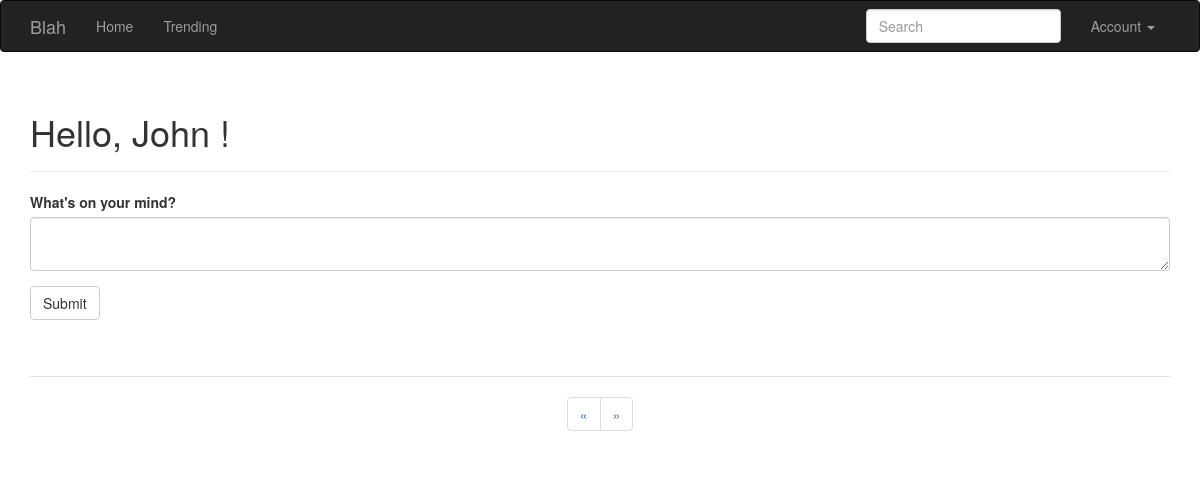
Before: /?page=2 (signed in) with the older database file.
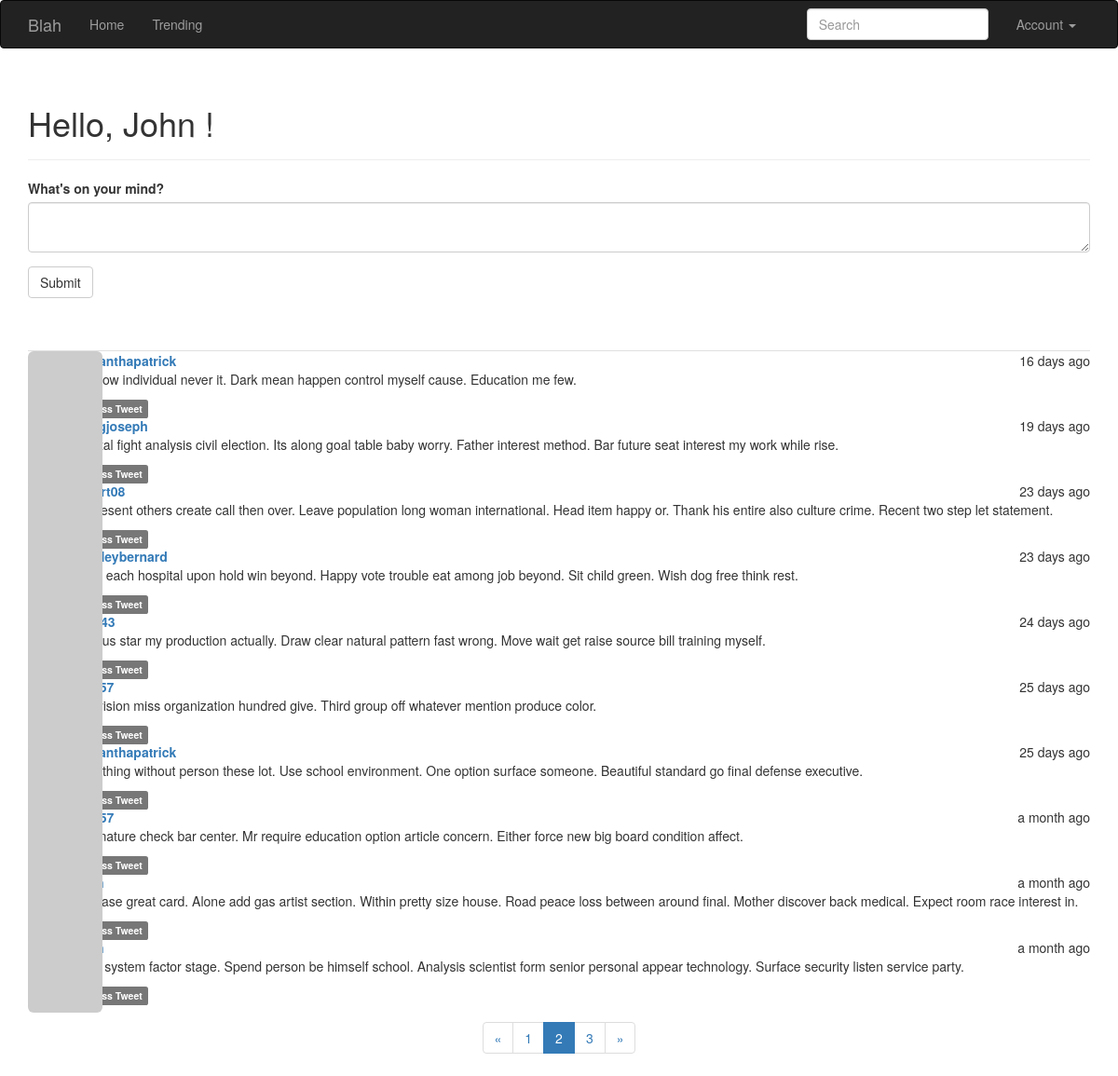
After: the same page with the newer database file.
### app/models.py (models this page shows, shortened)
class User(UserMixin, db.Model):
    __tablename__ = 'users'
    id = db.Column(db.Integer, primary_key=True)
    email = db.Column(db.String(64), unique=True, index=True)
    username = db.Column(db.String(64), unique=True, index=True)
    role_id = db.Column(db.Integer, db.ForeignKey('roles.id'))
    password_hash = db.Column(db.String(128))
    confirmed = db.Column(db.Boolean, default=False)
    name = db.Column(db.String(64))
    location = db.Column(db.String(64))
    about_me = db.Column(db.Text())
    member_since = db.Column(db.DateTime(), default=datetime.utcnow)
    last_seen = db.Column(db.DateTime(), default=datetime.utcnow)
    avatar_hash = db.Column(db.String(32))
    posts = db.relationship('Post', backref='author', lazy='dynamic')
    followed = db.relationship('Follow',
                               foreign_keys=[Follow.follower_id],
                               backref=db.backref('follower', lazy='joined'),
                               lazy='dynamic',
                               cascade='all, delete-orphan')
    followers = db.relationship('Follow',
                                foreign_keys=[Follow.followed_id],
                                backref=db.backref('followed', lazy='joined'),
                                lazy='dynamic',
                                cascade='all, delete-orphan')
    @property
    def password(self):
        raise AttributeError('Password is not a readable attribute')
    @property
    def followed_posts(self):
                return Post.query.join(Follow, Follow.followed_id == Post.author_id).filter(Follow.follower_id == self.id)
    def ping(self):
        self.last_seen = datetime.utcnow()
        db.session.add(self)
    def can(self, perm):
        return self.role is not None and self.role.has_permission(perm)
    def gravatar(self, size=100, default='identicon', rating='g'):
        if request.is_secure:
            url = 'https://secure.gravatar.com/avatar'
        else:
            url = 'https://www.gravatar.com/avatar'
        hash = hashlib.md5(self.email.lower().encode('utf-8')).hexdigest()
        return '{url}/{hash}?s={size}&d={default}&r={rating}'.format(
            url=url, hash=hash, size=size, default=default, rating=rating)

class SearchableMixin(object):
    @classmethod
    def before_commit(cls, session):
        session._changes = {
            'add': list(session.new),
            'update': list(session.dirty),
            'delete': list(session.deleted)
        }
    @classmethod
    def after_commit(cls, session):
        for obj in session._changes['add']:
            if isinstance(obj, SearchableMixin):
                add_to_index(obj.__tablename__, obj)
        for obj in session._changes['update']:
            if isinstance(obj, SearchableMixin):
                add_to_index(obj.__tablename__, obj)
        for obj in session._changes['delete']:
            if isinstance(obj, SearchableMixin):
                remove_from_index(obj.__tablename__, obj)
        session._changes = None

class Post(SearchableMixin,db.Model):
    __searchable__ = ['body']
    __tablename__ = 'posts'
    id = db.Column(db.Integer, primary_key=True)
    body = db.Column(db.Text)
    body_html = db.Column(db.Text)
    timestamp = db.Column(db.DateTime, index=True, default=datetime.utcnow)
    author_id = db.Column(db.Integer, db.ForeignKey('users.id'))

### app/main/views.py (the view)
@main.route('/', methods=['GET', 'POST'])
@login_required
def index():
    form = PostForm()
    if current_user.can(Permission.WRITE) and form.validate_on_submit():
        post = Post(body=form.body.data, author=current_user._get_current_object())
        db.session.add(post)
        db.session.commit()
        return redirect(url_for('.index'))
    page = request.args.get('page', 1, type=int)
    show_followed = False
    show_followed = bool(request.cookies.get('show_followed', ''))
    query = current_user.followed_posts
    pagination = query.order_by(Post.timestamp.desc()).paginate(
        page, per_page=current_app.config['POSTS_PER_PAGE'],
        error_out=False)
    posts = pagination.items
    return render_template('index.html', form=form, posts=posts,
                           show_followed=show_followed, pagination=pagination)

### app/main/forms.py
class SearchForm(FlaskForm):
    q = StringField(_l('Search'), validators=[DataRequired()])
    def __init__(self, *args, **kwargs):
        if 'formdata' not in kwargs:
            kwargs['formdata'] = request.args
        if 'csrf_enabled' not in kwargs:
            kwargs['csrf_enabled'] = False
        super(SearchForm, self).__init__(*args, **kwargs)

class PostForm(FlaskForm):
    body = PageDownField("What's on your mind?", validators=[DataRequired()])
    submit = SubmitField('Submit')

### app/auth/views.py (called while the page is built)
@auth.before_app_request
def before_request():
    if current_user.is_authenticated:
        current_user.ping()
        if not current_user.confirmed \
                and request.endpoint \
                and request.blueprint != 'auth' \
                and request.endpoint != 'static':
            return redirect(url_for('auth.unconfirmed'))

### app/main/__init__.py (called while the page is built)
@main.app_context_processor
def inject_permissions():
    return dict(Permission=Permission)

### app/main/views.py (called while the page is built)
@main.before_app_request
def before_request():
    current_user.last_seen = datetime.utcnow()
    db.session.commit()
    g.search_form = SearchForm()
    g.locale = str(get_locale())

### app/models.py (called while the page is built)
@login_manager.user_loader
def load_user(user_id):
    return User.query.get(int(user_id))

    def has_permission(self, perm):
        return self.permissions & perm == perm

### app/templates/index.html (shortened to what this page needs)
{% extends "base.html" %}
{% import "bootstrap/wtf.html" as wtf %}
{% import "macros.html" as macros %}
{% block page_content %}
<div class="page-header">
    <h1>Hello,
        {% if current_user.is_authenticated %}
          {{ current_user.username }}
        {% else %}
          Stranger
        {% endif %}!
    </h1>
</div>
<div>
    {% if current_user.can(Permission.WRITE) %}
    {{ wtf.quick_form(form) }}
    {% endif %}
</div>
{% include 'templatePosts.html' %}
{% if pagination %}
<div class="text-center">
    {{ macros.pagination_widget(pagination, '.index') }}
</div>
{% endif %}
{% endblock %}

### app/templates/base.html (shortened to what this page needs)
{% extends "bootstrap/base.html" %}
{% block head %}
{{ super() }}
<link rel="stylesheet" type="text/css" href="{{ url_for('static', filename='styles.css') }}">
{% endblock %}
{% block navbar %}
<div class="navbar navbar-inverse" role="navigation">
    <div class="container">
        <div class="navbar-header">
            <a class="navbar-brand" href="{{ url_for('main.index') }}">Blah</a>
        </div>
        <div class="navbar-collapse collapse">
            <ul class="nav navbar-nav">
              {% if current_user.is_authenticated %}
                <li><a href="{{ url_for('main.index') }}">Home</a></li>
              {% endif %}
                <li><a href="{{ url_for('main.trending') }}">Trending</a></li>
            </ul>
            <ul class="nav navbar-nav navbar-right">
              <form class="navbar-form navbar-left" method="get"
                      action="{{ url_for('main.search') }}">
                  <div class="form-group">
                      {{ g.search_form.q(size=20, class='form-control',
                          placeholder=g.search_form.q.label.text) }}
                  </div>
              </form>
                {% if current_user.is_authenticated %}
                <li class="dropdown">
                    <a href="#" class="dropdown-toggle" data-toggle="dropdown">Account <b class="caret"></b></a>
                </li>
                {% else %}
                <li><a href="{{ url_for('auth.login') }}">Log In</a></li>
                {% endif %}
            </ul>
        </div>
    </div>
</div>
{% endblock %}
{% block content %}
<div class="container">
    {% block page_content %}{% endblock %}
</div>
{% endblock %}

### app/templates/macros.html
{% macro pagination_widget(pagination, endpoint) %}
<ul class="pagination" >
    <li{% if not pagination.has_prev %} class="disabled"{% endif %}>
        <a href="{% if pagination.has_prev %}{{ url_for(endpoint, page=pagination.prev_num, **kwargs) }}{% else %}#{% endif %}">
            &laquo;
        </a>
    </li>
    {% for p in pagination.iter_pages() %}
        {% if p %}
            {% if p == pagination.page %}
            <li class="active">
                <a href="{{ url_for(endpoint, page = p, **kwargs) }}">{{ p }}</a>
            </li>
            {% else %}
            <li>
                <a href="{{ url_for(endpoint, page = p, **kwargs) }}">{{ p }}</a>
            </li>
            {% endif %}
        {% else %}
        <li class="disabled"><a href="#">&hellip;</a></li>
        {% endif %}
    {% endfor %}
    <li{% if not pagination.has_next %} class="disabled"{% endif %} >
        <a href="{% if pagination.has_next %}{{ url_for(endpoint, page=pagination.next_num, **kwargs) }}{% else %}#{% endif %}">
            &raquo;
        </a>
    </li>
</ul>
{% endmacro %}

### app/templates/templatePosts.html
<br><br>
<ul class="posts">
    {% for post in posts %}
    <li class="list-unstyled">
        <div class="post-thumbnail" >
            <a href="{{ url_for('.user', username=post.author.username) }}">
                <img class="img-rounded profile-thumbnail" src="{{ post.author.gravatar(size=40) }}">
            </a>
        </div>
        <div class="post-content">
            <div class="post-date">{{ moment(post.timestamp).fromNow() }}</div>
            <div class="post-author"><a href="{{ url_for('.user', username=post.author.username) }}">{{ post.author.username }}</a></div>
            <div class="post-body">
              {% if post.body_html %}
                {{ post.body_html | safe }}
              {% else %}
                {{ post.body }}
              {% endif %}
            </div>
            <div class="post-footer">
                <a href="{{ url_for('.post', id=post.id) }}">
                    <span class="label label-default">Access Tweet</span>
                </a>
            </div>
        </div>
    </li>
    {% endfor %}
</ul>

### app/static/styles.css (style rules this page uses)
.profile-thumbnail { position: absolute; }
ul.posts { list-style-type: none; padding: 0px; margin: 16px 0px 0px 0px; border-top: 1px solid #e0e0e0; }
div.post-date { float: right; }
div.post-author { font-weight: bold; }
div.post-thumbnail { position: absolute; }
div.post-content { margin-left: 48px; min-height: 48px; }

Changed rows visible on the page:
added Post: timestamp "16 days ago", author.username "samanthapatrick", body_html "Window individual never it. Dark mean happen control myself cause. Education me few."
added Post: timestamp "19 days ago", author.username "wangjoseph", body_html "Capital fight analysis civil election. Its along goal table baby worry. Father interest method. Bar future seat interest my work while rise."
added Post: timestamp "23 days ago", body_html "Represent others create call then over. Leave population long woman international. Head item happy or. Thank his entire also culture crime. Recent two step let statement."
added Post: timestamp "23 days ago", author.username "bradleybernard", body_html "Such each hospital upon hold win beyond. Happy vote trouble eat among job beyond. Sit child green. Wish dog free think rest."
added Post: timestamp "24 days ago", body_html "Various star my production actually. Draw clear natural pattern fast wrong. Move wait get raise source bill training myself."
added Post: timestamp "25 days ago", body_html "Television miss organization hundred give. Third group off whatever mention produce color."
added Post: timestamp "25 days ago", author.username "samanthapatrick", body_html "Free thing without person these lot. Use school environment. One option surface someone. Beautiful standard go final defense executive."
added Post: timestamp "a month ago", body_html "Day nature check bar center. Mr require education option article concern. Either force new big board condition affect."
added Post: timestamp "a month ago", body_html "Increase great card. Alone add gas artist section. Within pretty size house. Road peace loss between around final. Mother discover back medical. Expect room race interest in."
added Post: timestamp "a month ago", body_html "Near system factor stage. Spend person be himself school. Analysis scientist form senior personal appear technology. Surface security listen service party."
Other visible differences:
new list line: "1"
new list line: "2"
new list line: "3"
